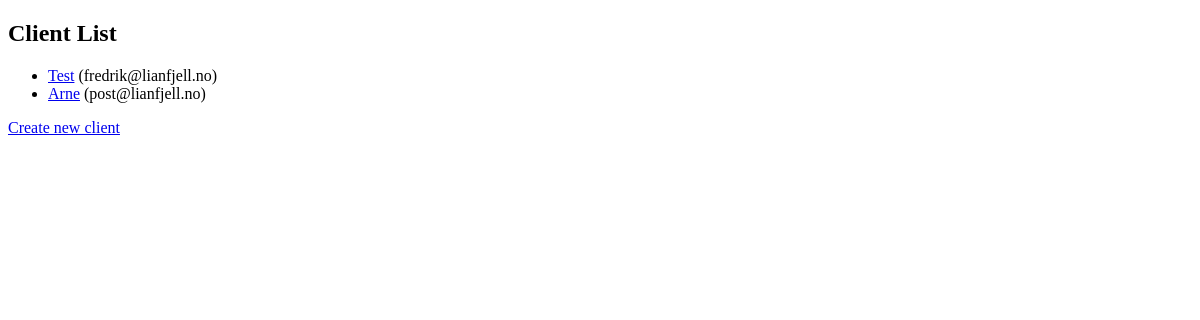
Page /journals/clients/ (signed in) on the earlier database version.
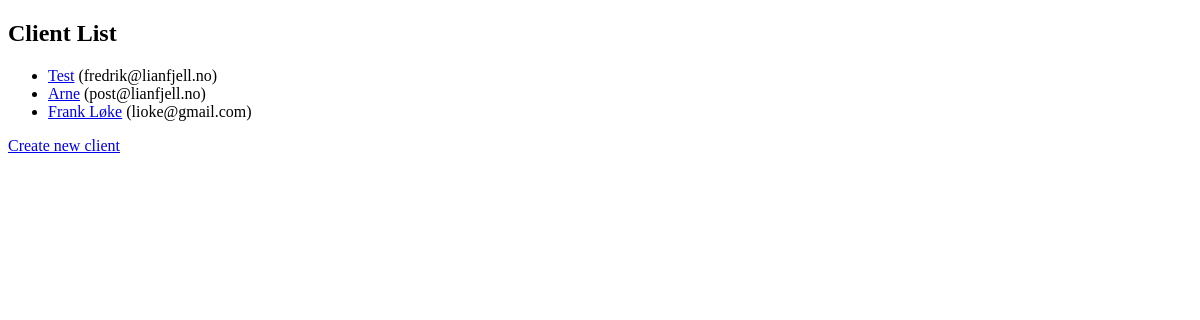
Same page on the later database version.
### journals/models.py (models this page shows)
class Client(models.Model):
    name = models.CharField(max_length=100)
    email = models.EmailField()
    psychologist = models.ForeignKey(User, on_delete=models.CASCADE)

### journals/views.py (the view)
# urls.py: path('clients/', views.client_list, name='client_list'),
@login_required
def client_list(request):
    clients = Client.objects.all()
    return render(request, 'journals/client_list.html', {'clients': clients})

### journals/templates/journals/client_list.html (shortened to what this page needs)
{% load static %}
<!DOCTYPE html>
<html>
<head>
</head>
<body>
    <h2>Client List</h2>
    <ul>
        {% for client in clients %}
            <li><a href="{% url 'client_detail' client.pk %}">{{ client.name }}</a> ({{ client.email }})</li>
        {% endfor %}
    </ul>
    <a href="{% url 'client_create' %}">Create new client</a>
</body>
</html>

Differences in the rows shown:
added Client: name "Frank Løke", email "lioke@gmail.com"
